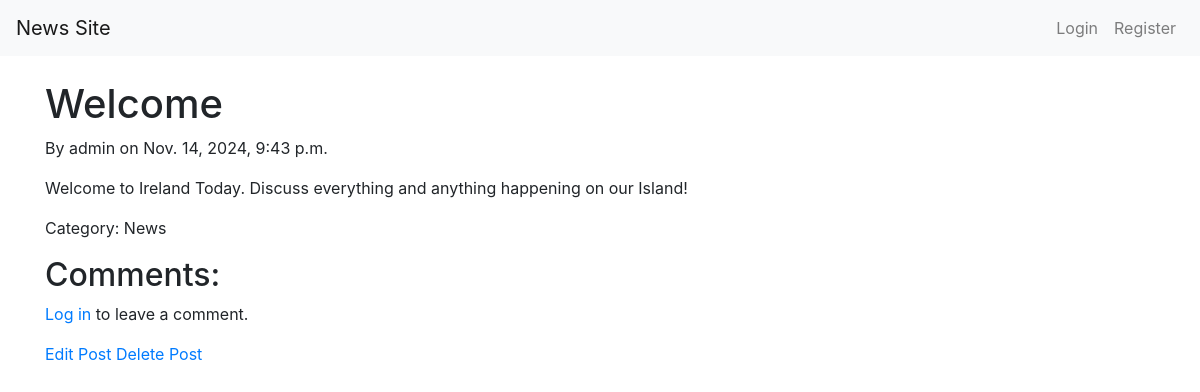
The app's page /post/2/ with its own data.
### posts/models.py (models this page shows, shortened)
class Post(models.Model):
    title = models.CharField(max_length=255)
    content = models.TextField()
    author = models.ForeignKey(User, on_delete=models.CASCADE)
    category = models.ForeignKey(Category, on_delete=models.SET_NULL, null=True, blank=True)
    created_at = models.DateTimeField(auto_now_add=True)
    updated_at = models.DateTimeField(auto_now=True)
    upvotes = models.IntegerField(default=0)
    downvotes = models.IntegerField(default=0)

class Category(models.Model):
    name = models.CharField(max_length=255)

### posts/views.py (the view)
# urls.py: path('post/<int:post_id>/', views.post_detail, name='post_detail'),  # View post details
def post_detail(request, post_id):
    post = get_object_or_404(Post, id=post_id)
    comments = post.comments.all()
    if request.method == 'POST':
        form = CommentForm(request.POST)
        if form.is_valid():
            comment = form.save(commit=False)
            comment.author = request.user
            comment.post = post
            comment.save()
            return redirect('post_detail', post_id=post.id)
    else:
        form = CommentForm()
    return render(request, 'posts/post_detail.html', {'post': post, 'form': form, 'comments': comments})

### posts/templates/posts/post_detail.html (shortened to what this page needs)
{% extends 'base.html' %}
{% block content %}
<h1>{{ post.title }}</h1>
<p>By {{ post.author.username }} on {{ post.created_at }}</p>
<p>{{ post.content }}</p>
{% if post.category %}
    <p>Category: {{ post.category.name }}</p>
{% else %}
    <p>Category: No Category</p>
{% endif %}
<h2>Comments:</h2>
{% if user.is_authenticated %}
    <form method="post">
        {% csrf_token %}
        {{ form.as_p }}
        <button type="submit">Add Comment</button>
    </form>
{% else %}
    <p><a href="{% url 'login' %}">Log in</a> to leave a comment.</p>
{% endif %}
<a href="{% url 'update_post' post.id %}">Edit Post</a>
<a href="{% url 'delete_post' post.id %}">Delete Post</a>
{% endblock %}

### records on screen
Post: title "Welcome", author.username "admin", created_at "Nov. 14, 2024, 9:43 p.m.", content "Welcome to Ireland Today. Discuss everything and anything happening on our Island!", category.name "News"
